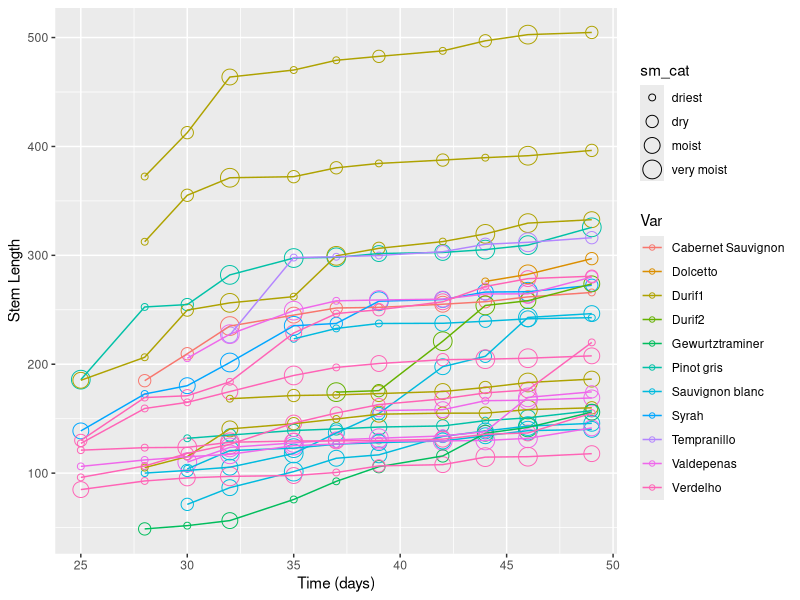
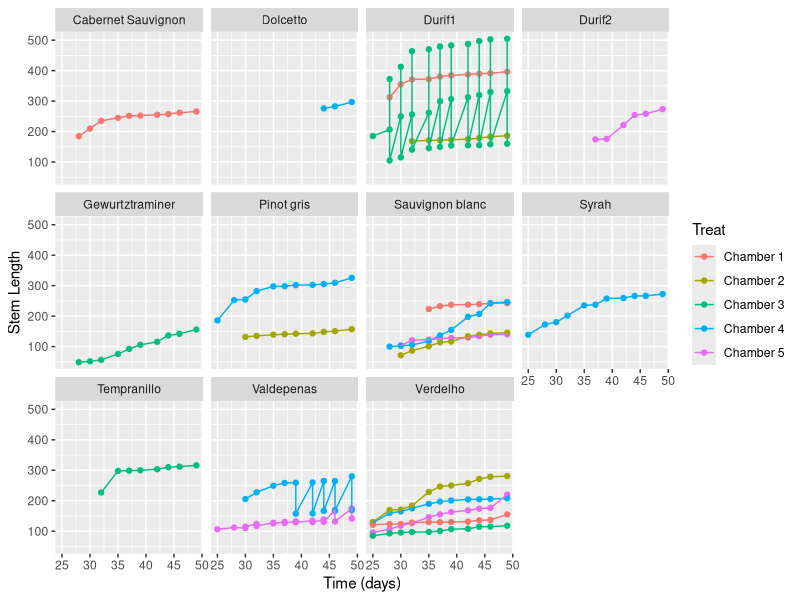
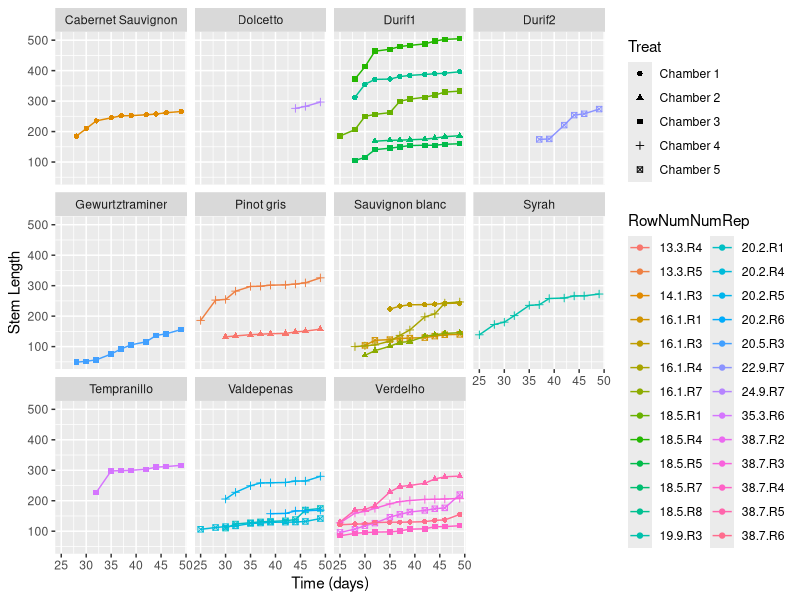
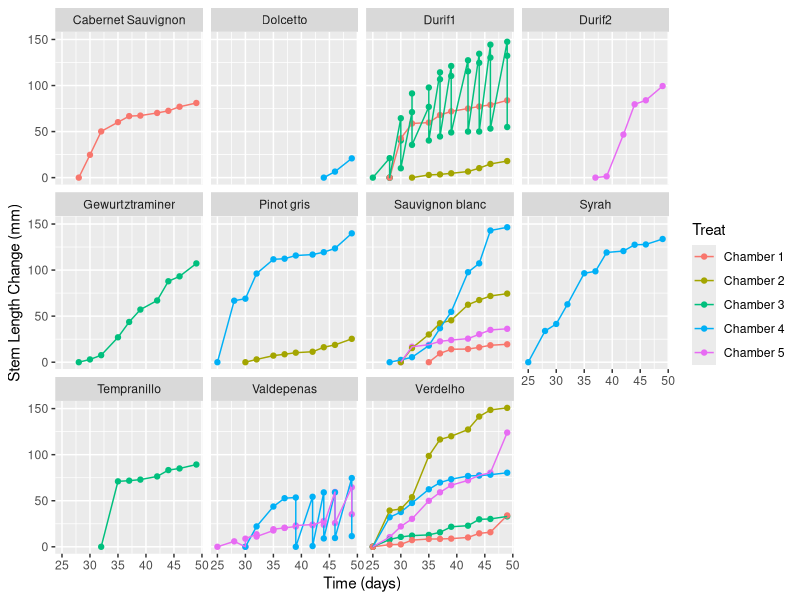
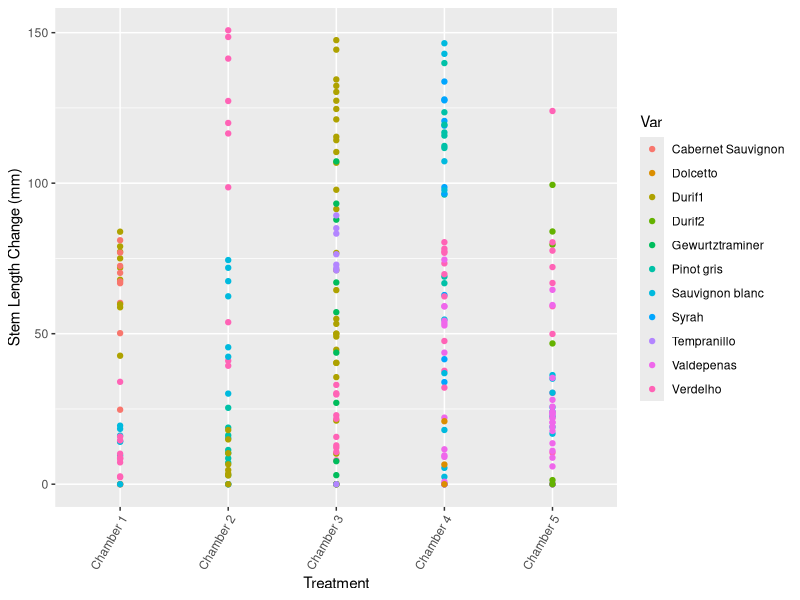
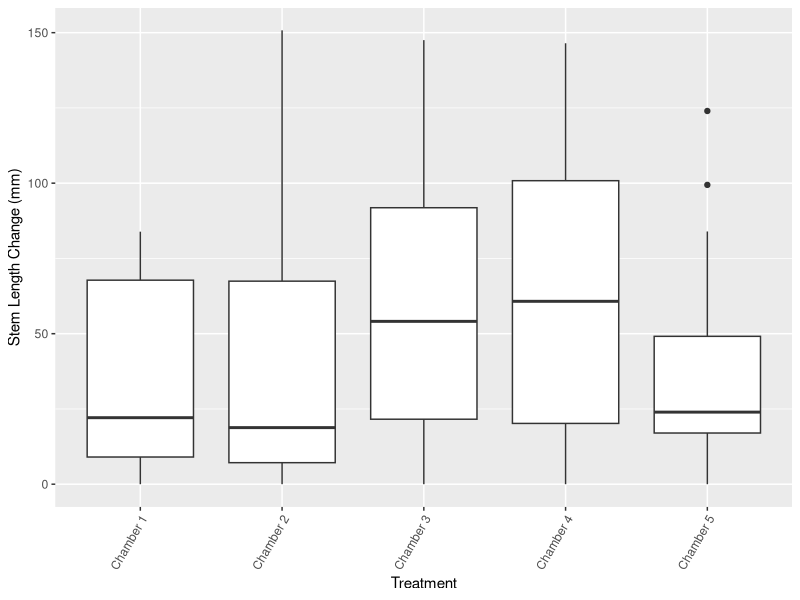
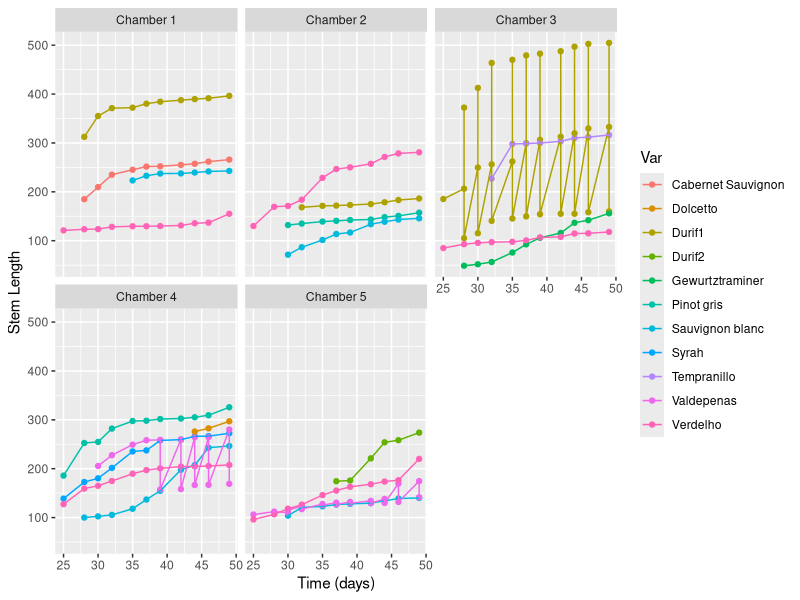
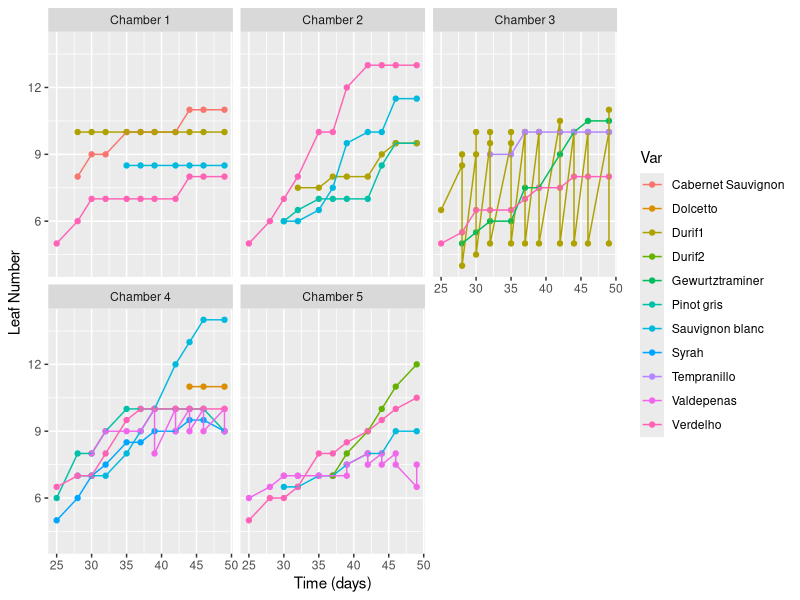

Generate these figures, in order, with R: (Note: this script raises an error after producing the figures.)
## Started 14 February 2017 ##
## By Lizzie and Nicole! ##

# Set working directory: 
if(length(grep("Lizzie", getwd())>0)) {    setwd("~/Documents/git/projects/vinmisc/heattolerance/analyses") 
} else
  setwd("/Users/Nicole/GitHub/heattolerance/analyses/")

# Get packages
library(ggplot2)

dat <- read.csv ("output/clchambdata.csv", header=TRUE)
dat50 <- read.csv ("output/chamb50fl.csv", header=TRUE)

##subset
chds <- subset(dat, select=c(
  "Date",
  "RowNumNumRep", 
  "Var", 
  "days",
  "sm_cat",
  "length_mean",
  "lfnum_mean",
  "pf_mean",
  "bfall_mean",
  "capfall_mean",
  "vFcount_mean",
  "vFest_mean",
  "vFper_mean",
  "EL_mean",
  "stemlenchange",
  "lfchange",
  "Treat"))

##super basic plot
ggplot(chds, aes(days, length_mean, color=Var, group=RowNumNumRep)) + 
  geom_point(aes(size=sm_cat), shape=1) + 
  geom_line() + 
  labs(x = "Time (days)", y = "Stem Length")

##plots stem length by days separated by variety
ggplot(chds, aes(days, length_mean, color=Treat)) +
  geom_point() +
  facet_wrap(~Var) +
  geom_line() + labs(x = "Time (days)", y = "Stem Length")

## ALT: Alternative version of above plot that shows each rep, plots stem length by days separated by variety
ggplot(chds, aes(days, length_mean, color=RowNumNumRep, shape=Treat)) +
  geom_point() +
  facet_wrap(~Var) +
  geom_line() + labs(x = "Time (days)", y = "Stem Length")

##plots change in stem length by days separated by variety
ggplot(chds, aes(days, stemlenchange, color=Treat)) +
  geom_point() +
  facet_wrap(~Var) +
  geom_line() + labs(x = "Time (days)", y = "Stem Length Change (mm)") ##not sure about this unit

##plot change in stem length by treatment
ggplot(chds, aes(Treat, stemlenchange, color=Var)) +
  geom_point() +
  labs(x = "Treatment", y = "Stem Length Change (mm)") +
  theme(axis.text.x = element_text(angle = 60, hjust = 1))

##boxplot of stem length change by treatment
ggplot(chds, aes(Treat, stemlenchange)) +
  geom_boxplot() +
  labs(x = "Treatment", y = "Stem Length Change (mm)") +
  theme(axis.text.x = element_text(angle = 60, hjust = 1))

##plots length by days separated by treat
ggplot(chds, aes(days, length_mean, color=Var)) +
  geom_point() +
  facet_wrap(~Treat) +
  geom_line() + labs(x = "Time (days)", y = "Stem Length")

##plots leafnum by days
ggplot(chds, aes(days, lfnum_mean, color=Var)) +
  geom_point() +
  facet_wrap(~Treat) +
  geom_line() + labs(x = "Time (days)", y = "Leaf Number")

##plots change leafnum by days
ggplot(chds, aes(days, lfchange, color=Var)) +
  geom_point() +
  facet_wrap(~Treat) +
  geom_line() + labs(x = "Time (days)", y = "Leaf Number Change")

##plots change in leaf num by days separated by variety
ggplot(chds, aes(days, lfchange, color=Treat)) +
  geom_point() +
  facet_wrap(~Var) +
  geom_line() + labs(x = "Time (days)", y = "Leaf Number Change")

##plots change in leaf num by treatment
ggplot(chds, aes(Treat, lfchange, color=Var)) +
  geom_point() +
  labs(x = "Treatment", y = "Leaf Number Change") +
  theme(axis.text.x = element_text(angle = 60, hjust = 1))

##boxplot of change in leaf num by treatment
ggplot(chds, aes(Treat, lfchange)) +
  geom_boxplot() +
  labs(x = "Treatment", y = "Leaf Number Change") +
  theme(axis.text.x = element_text(angle = 60, hjust = 1))

##plots perflow by days
ggplot(chds, aes(days, pf_mean, color=Var)) +
  geom_point() +
  facet_wrap(~Treat) +
  geom_line() + labs(x = "Time (days)", y = "Percent Flowering")

##plots pflowr (from loop) by day - not much change
ggplot(chds, aes(days, pflowr_mean, color=Var)) +
  geom_point() +
  facet_wrap(~Treat) +
  geom_line() + labs(x = "Time (days)", y = "Percent Flowering")

##boxplot percent flowering by variety
ggplot(chds, aes(Var, pf_mean, color=Var)) +
  geom_boxplot() +
  facet_wrap(~Treat) +
  labs(x = "Variety", y = "Percent Flowering") +
  theme(axis.text.x = element_text(angle = 60, hjust = 1))

##plot percent flowering by treatment
ggplot(chds, aes(Treat, pf_mean, color=Var)) +
  geom_point() +
  labs(x = "Treatment", y = "Percent Flowering") +
  theme(axis.text.x = element_text(angle = 60, hjust = 1))

##plot vfcounts by day
ggplot(chds, aes(days, vFcount_mean, color=Var)) +
  geom_point() +
  facet_wrap(~Treat) +
  geom_line() + labs(x = "Time (days)", y = "vitisFlower app Flower Counts")

##plot vFcounts by Variety
ggplot(chds, aes(Var, vFcount_mean, color=Treat)) +
  geom_point() +
  labs(x = "Variety", y = "vitisFlower app Flower Counts") +
  theme(axis.text.x = element_text(angle = 60, hjust = 1))

##plot vFper from loop by day
ggplot(chds, aes(days, vFper_mean, color=Var)) +
  geom_point() +
  facet_wrap(~Treat) +
  geom_line() + labs(x = "Time (days)", y = "vitisFlower app Flower Counts")

##plot vfestimates by variety
ggplot(chds, aes(Var, vFest_mean, color=Treat)) +
  geom_point() +
  labs(x = "Variety", y = "vitisFlower app Flower Estimates") +
  theme(axis.text.x = element_text(angle = 60, hjust = 1))


##plots budfall by day 
ggplot(chds, aes(days, bfall_mean, color=Var)) +
  geom_point() +
  facet_wrap(~Treat) +
  geom_line() + labs(x = "Time (days)", y = "Number Buds Fallen")

##boxplot budfall by variety
ggplot(chds, aes(Treat, bfall_mean)) +
  geom_boxplot() +
  labs(x = "Treatment", y = "Buds Fallen into Bag") +
  theme(axis.text.x = element_text(angle = 60, hjust = 1))

##plot budfall by treatment
ggplot(chds, aes(Treat, bfall_mean, color=Var)) +
  geom_point() +
  labs(x = "Treatment", y = "Buds Fallen into Bag") +
  theme(axis.text.x = element_text(angle = 60, hjust = 1))

##plot capfall by day
ggplot(chds, aes(days, capfall_mean, color=Var)) +
  geom_point() +
  facet_wrap(~Treat) +
  geom_line() + labs(x = "Time (days)", y = "Caps Fallen in Bag")

##boxplot capfall by variety
ggplot(chds, aes(Var, capfall_mean, color=Var)) +
  geom_boxplot() +
  facet_wrap(~Treat) +
  labs(x = "Variety", y = "Caps Fallen into Bag") +
  theme(axis.text.x = element_text(angle = 60, hjust = 1))

##boxplot capfall by treatment, see wiki (a)
ggplot(chds, aes(Treat, capfall_mean, color=Var)) +
  geom_point() +
  labs(x = "Variety", y = "Caps Fallen into Bag") +
  theme(axis.text.x = element_text(angle = 60, hjust = 1))

##plot 50% flowering estimate phen by individ
ggplot(dat50, aes(RowNumNumRep, days, color=Var)) +
  geom_point() +
  labs(x = "Time (days)", y = "Plant ID") +
  theme(axis.text.x = element_text(angle = 60, hjust = 1))

ggplot(dat50, aes(Var, days)) +
  geom_boxplot() +
  labs(x = "Time (days)", y = "Variety") +
  theme(axis.text.x = element_text(angle = 60, hjust = 1))

##
## Trying to figure out how to show treatment, variety, time and INDIVIDUAL ... a couple ideas
## plots stem length by days separated by variety with shape for RowNumNumRep
ggplot(chds, aes(days, pflowr_mean, color=Treat, shape=RowNumNumRep)) + 
  geom_point() +
  facet_wrap(~Var) +
  geom_line() + labs(x = "Time (days)", y = "Stem Length")

##plots stem length by days separated by variety with linetype, this meh... 
ggplot(chds, aes(days, pflowr_mean, color=Treat)) +
  geom_point() +
  facet_wrap(~Var) +
  geom_line(aes(linetype=RowNumNumRep)) + labs(x = "Time (days)", y = "Stem Length")
## Hmm, I think I will work on writing a longer graping script from base graphics for this. More to come!
## End of 'Trying to figure out how to show treatment, variety, time and INDIVIDUAL' section


# once we finish the above, we can summarize the data if we want
datsummary <-
      ddply(dat, c("RowNum", "Num", "Rep", "RowNumNumRep", "Treatment", "Var"), summarise,
      mean.moist = mean(mean.moist),
      sd = sd(mean.moist),
      sem = sd(mean.moist)/sqrt(length(mean.moist))) # you can add as much as you want to this!



# how many vars?
unique(dat$Var) # 9
unique(dat$RowNumNumRep) # 26
# how many unique plants per variety? Fires we have to aggregate to one level ...
howmanyinds.agg <- aggregate(dat["moist_1"], dat[c("RowNumNumRep", "Var")],
   FUN=length) # note that the moist_1 variable is not what we're interested in
howmanyinds <- aggregate(howmanyinds.agg[c("RowNumNumRep")], 
   howmanyinds.agg["Var"], FUN=length)
whichtreat.agg <- aggregate(dat["moist_1"], dat[c("RowNumNumRep", "Treatment", "Var")],
   FUN=length) # note that the moist_1 variable is not what we're interested in
whichtreat <- aggregate(whichtreat.agg[c("RowNumNumRep")], 
   whichtreat.agg[c("Treatment", "Var")], FUN=length)
